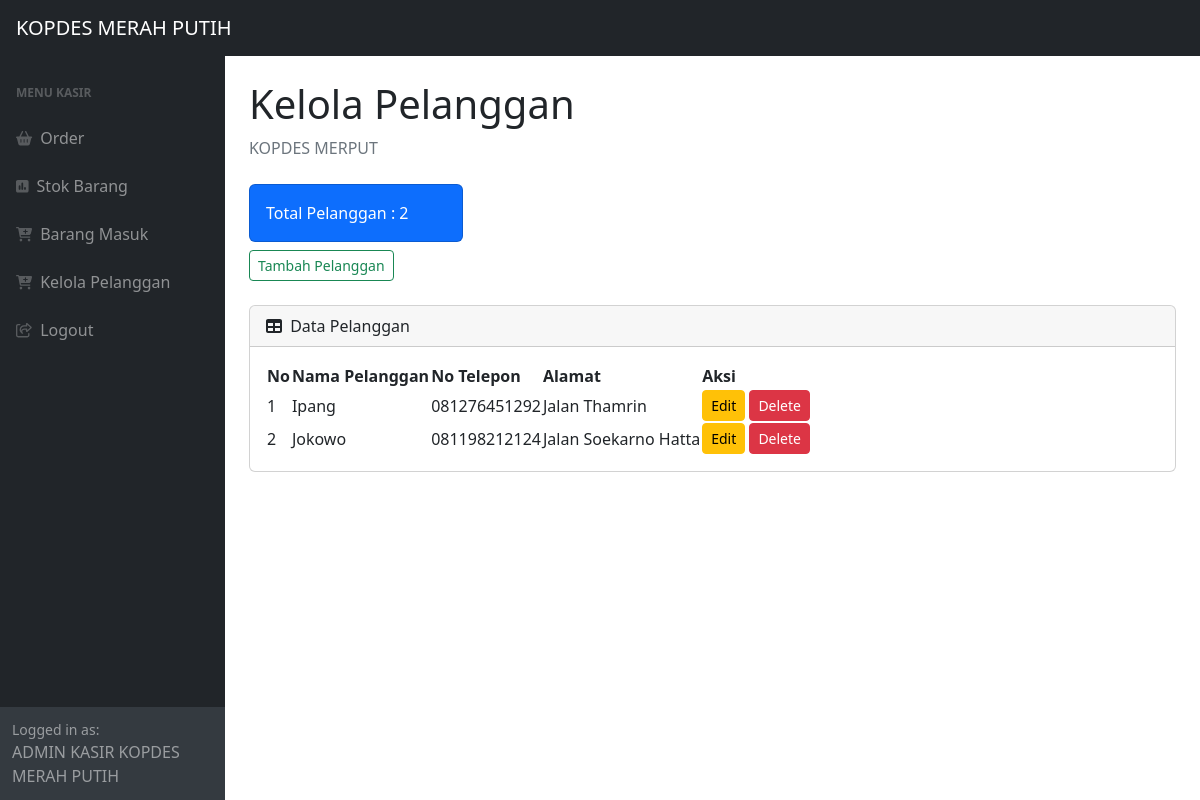
Page /pelanggan.php (signed in) on the committed database.
### tables this page shows
CREATE TABLE `pelanggan` (
  `id_pelanggan` int NOT NULL,
  `nama_pelanggan` varchar(30) NOT NULL,
  `notelp` varchar(15) NOT NULL,
  `alamat` text NOT NULL
);

### pelanggan.php (the view, shortened to what this page needs)
<?php
require 'ceklogin.php';
$h1 = mysqli_query($c,"select * from pelanggan");
$h2 = mysqli_num_rows($h1);
?>
<!DOCTYPE html>
<html lang="en">
    <head>
        <link href="https://cdn.jsdelivr.net/npm/simple-datatables@7.1.2/dist/style.min.css" rel="stylesheet" />
        <link href="css/styles.css" rel="stylesheet" />
    </head>
    <body class="sb-nav-fixed">
        <nav class="sb-topnav navbar navbar-expand navbar-dark bg-dark">
            <a class="navbar-brand ps-3" href="index.php">KOPDES MERAH PUTIH</a>
        </nav>
        <div id="layoutSidenav">
            <div id="layoutSidenav_nav">
                <nav class="sb-sidenav accordion sb-sidenav-dark" id="sidenavAccordion">
                    <div class="sb-sidenav-menu">
                        <div class="nav">
                            <div class="sb-sidenav-menu-heading">MENU KASIR</div>
                            <a class="nav-link" href="index.php">
                                <div class="sb-nav-link-icon"><i class="fas fa-shopping-basket"></i></div>
                                Order
                            </a>
                             <a class="nav-link" href="stock.php">
                                <div class="sb-nav-link-icon"><i class="fas fa-poll"></i></div>
                                Stok Barang
                            </a>
                             <a class="nav-link" href="masuk.php">
                                <div class="sb-nav-link-icon"><i class="fas fa-cart-plus"></i></div>
                                Barang Masuk
                            </a>
                            <a class="nav-link" href="pelanggan.php">
                                <div class="sb-nav-link-icon"><i class="fas fa-cart-plus"></i></div>
                                Kelola Pelanggan
                            </a>
                             <a class="nav-link" href="logout.php">
                                <div class="sb-nav-link-icon"><i class="far fa-share-square"></i></div>
                                Logout
                            </a>
                        </div>
                    </div>
                    <div class="sb-sidenav-footer">
                        <div class="small">Logged in as:</div>
                        ADMIN KASIR KOPDES MERAH PUTIH
                    </div>
                </nav>
            </div>
            <div id="layoutSidenav_content">
                <main>
                    <div class="container-fluid px-4">
                        <h1 class="mt-4"> Kelola Pelanggan</h1>
                        <ol class="breadcrumb mb-4">
                            <li class="breadcrumb-item active">KOPDES MERPUT</li>
                        </ol>
                        <div class="row">
                            <div class="col-xl-3 col-md-6">
                                <div class="card bg-primary text-white mb-2">
                                    <div class="card-body">Total Pelanggan : <?=$h2;?></div>
                                </div>
                            </div>
                            <div class="row">
                            <div class="col-xl-3 col-md-6 mb-4">
                                <button type="button" class="btn btn-outline-success btn-sm" data-bs-toggle="modal" data-bs-target="#myModal">Tambah Pelanggan</button>
                                </div>
                                </div>
                            </div>
                        <div class="card mb-4">
                            <div class="card-header">
                                <i class="fas fa-table me-1"></i>
                                Data Pelanggan
                            </div>
                            <div class="card-body">
                                <table id="datatablesSimple">
                                    <thead>
                                        <tr>
                                            <th>No</th>
                                            <th>Nama Pelanggan</th>
                                            <th>No Telepon</th>
                                            <th>Alamat</th>
                                            <th>Aksi</th>
                                        </tr>
                                    </thead>
                                      <tbody>
                                        <?php
                                        $get  = mysqli_query($c,"select * from pelanggan");
                                        $i = 1;
                                        while($p= mysqli_fetch_array($get)){
                                            $nama_pelanggan = $p['nama_pelanggan'];
                                            $notelp = $p['notelp'];
                                            $alamat = $p['alamat'];
                                            $id_pelanggan = $p['id_pelanggan'];
                                        ?>
                                        <tr>
                                            <td><?=$i++?></td>
                                            <td><?=$nama_pelanggan?></td>
                                            <td><?=$notelp?></td>
                                            <td><?=$alamat?></td>
                                            <td>
                                                <button type="button" class="btn btn-warning btn-sm" data-bs-toggle="modal" data-bs-target="#edit<?=$id_pelanggan;?>">Edit</button>
                                                <button type="button" class="btn btn-danger btn-sm" data-bs-toggle="modal" data-bs-target="#delete<?=$id_pelanggan;?>">Delete</button>
                                            </td>
                                        </tr>
                                        <?php
                                        };
                                        ?>
                                    </tbody>
                                </table>
                            </div>
                        </div>
                    </div>
                </main>
            </div>
        </div>
    </body>
</html>

### rows in the picture
pelanggan: nama_pelanggan "Ipang", notelp "081276451292", alamat "Jalan Thamrin"
pelanggan: nama_pelanggan "Jokowo", notelp "081198212124", alamat "Jalan Soekarno Hatta"

### other values in the picture
$h2 "2"
